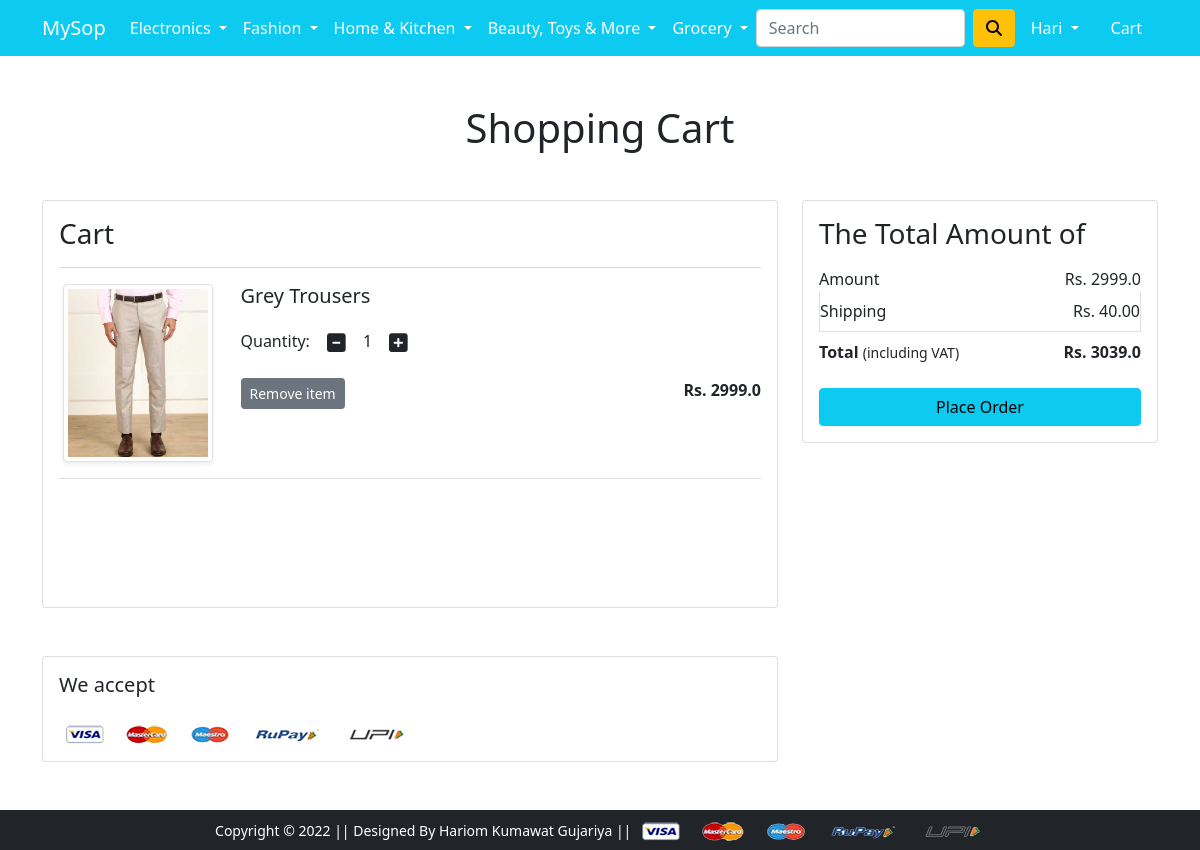
The app's page /cart/ (signed in) with its own data.
### app/models.py (models this page shows, shortened)
class Cart(models.Model):
    user = models.ForeignKey(User,on_delete=models.CASCADE)
    product = models.ForeignKey(Product,on_delete=models.CASCADE)
    quantity =models.PositiveIntegerField(default=1)

class Product (models.Model):
    url=models.CharField(max_length=100,null=True)
    title= models.CharField(max_length=100)
    selling_price = models.FloatField()
    discounted_price = models.FloatField()
    discription = models.TextField()
    brand =models.CharField(max_length=100)
    category = models.ForeignKey(Category,on_delete=models.CASCADE)
    product_image =models.ImageField(upload_to='product',null=True)

### app/views.py (the view)
@login_required
def show_cart(request):
    if request.user.is_authenticated:
        user = request.user
        cart = Cart.objects.filter(user=user).order_by('-id')
        print(cart)
        amount = 0.0
        shiping_amount = 40.00
        totle_amount = 0.0
        cart_product = [p for p in Cart.objects.all() if p.user == user]
        if cart_product:
            for p in cart_product:
                tempamount = p.quantity * p.product.discounted_price
                amount += tempamount
                totleamount = amount + shiping_amount
            return render(
                request,
                "app/addtocart.html",
                {"carts": cart, "totleamount": totleamount, "amount": amount},
            )
        else:
            return render(request, "app/empty.html")

### app/templates/app/addtocart.html (shortened to what this page needs)
{% extends 'app/base.html' %}
{% load static %}
{% block main-content %}
<div class="container my-5">
 <div class="row">
  <h1 class="text-center mb-5">Shopping Cart</h1>
  <div class="col-sm-8">
  <div class="card">
   <div class="card-body">
    <h3>Cart</h3>
    {% for cart in carts %}
  <hr class="text-muted">
    <div class="row">
     <div class="col-sm-3 text-center align-self-center"><img src="{{cart.product.product_image.url}}" alt="" srcset="" class="img-fluid img-thumbnail shadow-sm" height="150" width="150"> </div>
     <div class="col-sm-9">
      <div>
       <h5>{{cart.product.title}}</h5>
       <div class="my-3">
        <label for="quantity">Quantity:</label>
        <a  href=""  class="minus-cart btn" id="{{cart.product.id}}" ><i class="fas fa-minus-square fa-lg"></i></a>
          <span id="quantity">{{cart.quantity}}</span>
        <a  href=""  class="plus-cart btn" id="{{cart.product.id}}"><i class="fas fa-plus-square fa-lg"></i></a>
       </div>
       <div class="d-flex justify-content-between">
        <a href="" class="btn btn-sm btn-secondary mr-3 remove-cart"  pid="{{cart.product.id}}">Remove item </a>
        <p class="mb-0"><span><strong>Rs. {{cart.product.discounted_price}}</strong></span></p>
       </div>
      </div>
     </div>
    </div>
    {% endfor %}
    <hr class="text-muted">
    <div class="row my-5">
     <div class="col-sm-9">
     </div>
    </div>
   </div>
   </div>
  </div>
  <div class="col-sm-4">
   <div class="card">
    <div class="card-body">
      <h3>The Total Amount of</h3>
      <ul class="list-group">
       <li class="list-group-item d-flex justify-content-between align-items-center border-0 px-0 pb-0">Amount<span>Rs. <span id ="amount">{{amount}}</span> </span></li>
       <li class="list-group-item d-flex justify-content-between align-items-center px-0">Shipping<span>Rs. 40.00</span></li>
       <li class="list-group-item d-flex justify-content-between align-items-center border-0 px-0 mb-3">
        <div>
           <strong>Total</strong> <small>(including VAT)</small>
         </div>
         <span><strong>Rs. <strong id="totleamount" >{{totleamount}}</strong> </strong></span>
       </li>
      </ul>
      <div class="d-grid"><a href="{% url 'checkout' %}" class="btn btn-info">Place Order</a></div>
    </div>
   </div>
  </div>
 </div>
</div>
<div class="container">
 <div class="row">
  <div class="col-sm-8">
   <div class="card">
    <div class="card-body">
      <h5 class="mb-4">We accept</h5>
      <img src="{% static 'app/images/payment.png' %}" alt="" class="img-fluid">
    </div>
  </div>
  </div>
 </div>
</div>
{% endblock main-content %}

### app/templates/app/base.html (shortened to what this page needs)
<!doctype html>
{% load static %}
<html lang="en">
  <head>
    <link href="https://cdn.jsdelivr.net/npm/bootstrap@5.0.0-beta1/dist/css/bootstrap.min.css" rel="stylesheet">
    <link rel="stylesheet" href="{% static 'app/css/owl.carousel.min.css' %}">
    <link rel="stylesheet" href="{% static 'app/css/all.min.css' %}">
    <link rel="stylesheet" href="{% static 'app/css/style.css' %}">
  </head>
  <body>
    <nav class="navbar navbar-expand-lg navbar-dark bg-info sticky-top">
     <div class="container">
       <a class="navbar-brand" href="/">MySop</a>
       <div class="collapse navbar-collapse" id="navbarSupportedContent">
         <ul class="navbar-nav me-auto mb-2 mb-lg-0">
           <li class="nav-item dropdown">
             <a class="nav-link dropdown-toggle text-white" href="#" id="electronicsDropdown" role="button" data-bs-toggle="dropdown" aria-expanded="false">
               Electronics
             </a>
           </li>
           <li class="nav-item dropdown">
             <a class="nav-link dropdown-toggle text-white" href="#" id="fashionDropdown" role="button" data-bs-toggle="dropdown" aria-expanded="false">
               Fashion
             </a>
           </li>
           <li class="nav-item dropdown">
            <a class="nav-link dropdown-toggle text-white" href="#" id="electronicsDropdown" role="button" data-bs-toggle="dropdown" aria-expanded="false">
              Home & Kitchen
            </a>
          </li>
          <li class="nav-item dropdown">
            <a class="nav-link dropdown-toggle text-white" href="#" id="electronicsDropdown" role="button" data-bs-toggle="dropdown" aria-expanded="false">
              Beauty, Toys & More
            </a>
          </li>
          <li class="nav-item dropdown">
            <a class="nav-link dropdown-toggle text-white" href="#" id="electronicsDropdown" role="button" data-bs-toggle="dropdown" aria-expanded="false">
              Grocery
            </a>
          </li>
         </ul>
         <form class="d-flex">
           <input class="form-control me-2" type="search" placeholder="Search" aria-label="Search">
           <button class="btn btn-warning" type="submit"><i class="fa fa-search" aria-hidden="true"></i></button>
         </form>
         <div>
          <ul class="navbar-nav me-auto mb-2 mb-lg-0">
           {% if user.is_authenticated %}
           <li class="nav-item dropdown mx-2">
              <a class="nav-link dropdown-toggle text-white" href="#" id="profileDropdown" role="button" data-bs-toggle="dropdown" aria-expanded="false">
               {{request.user.username|capfirst}}
              </a>
            </li>
            <li class="nav-item mx-2">
             <a href="{% url 'showcart' %}"  class="nav-link text-white"> Cart </a>
            </li>
             {% endif %}
          </ul>
         </div>
       </div>
     </div>
    </nav>
    {% block main-content %} {% endblock main-content %}
    <footer class="container-fluid bg-dark text-center p-2 mt-5">
        <small class="text-white">Copyright &copy; 2022 || Designed By Hariom Kumawat Gujariya || </small>
        <img src="{% static 'app/images/payment.png' %}" alt="" srcset="" class="img-fluid" height="2px">
    </footer>
  </body>
</html>

### records on screen
Cart: product.product_image (picture), product "Grey Trousers", quantity "1", product.discounted_price "2999.0"

### other values on screen
{{ request.user.username|capfirst }} "Hari"
{{ amount }} "2999.0"
{{ totleamount }} "3039.0"
